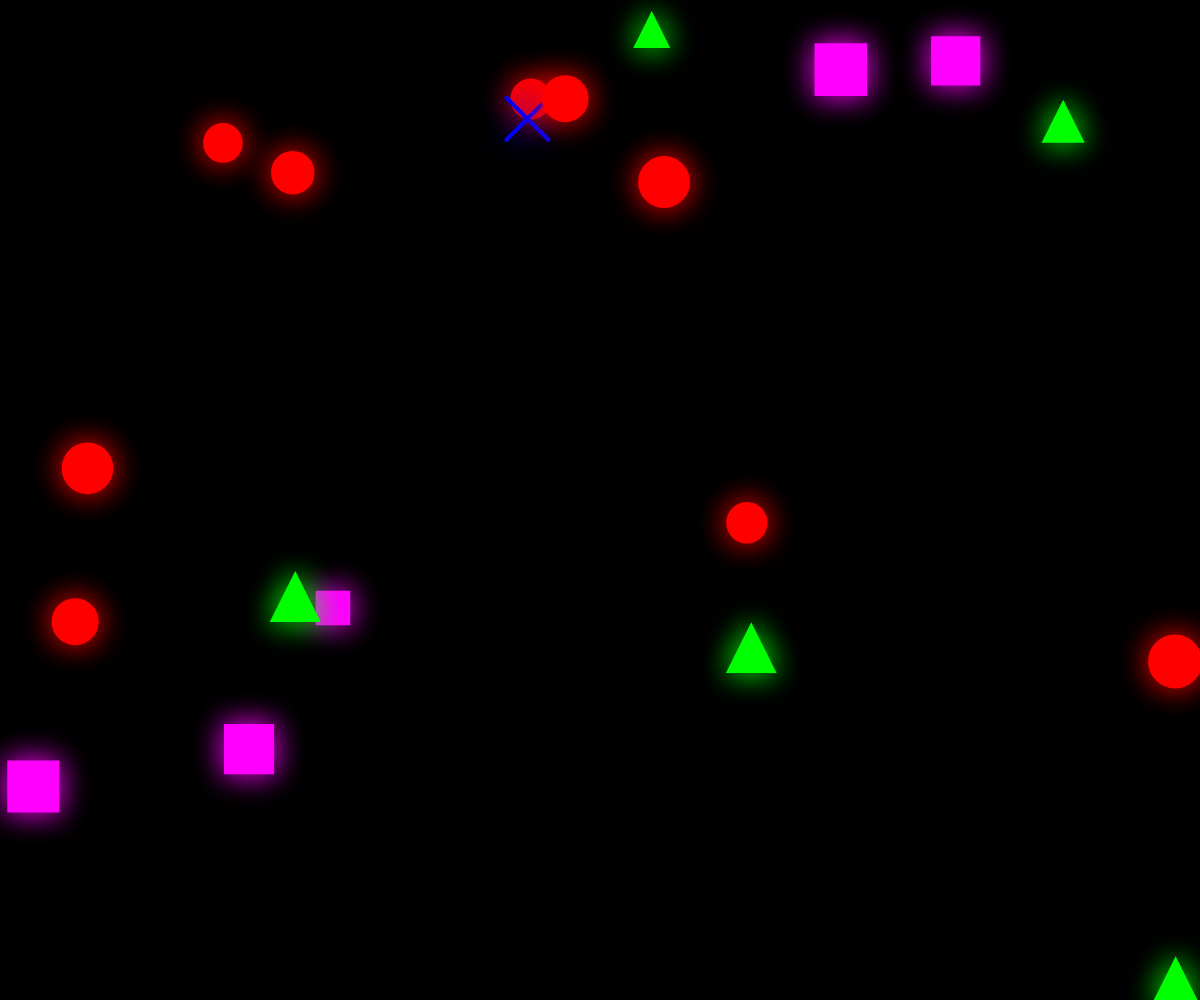
Frame 1 (no input)
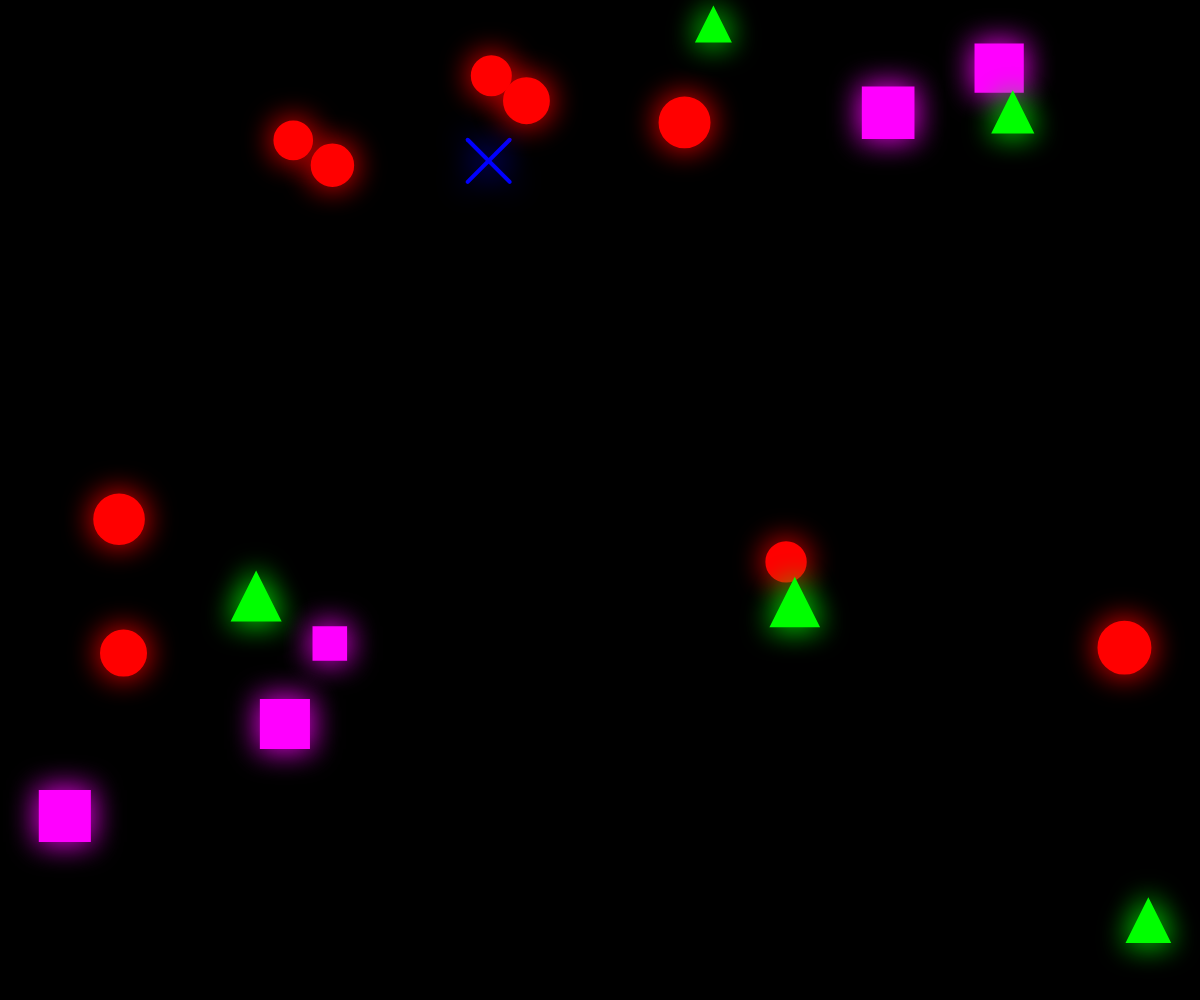
Frame 60 (no input)
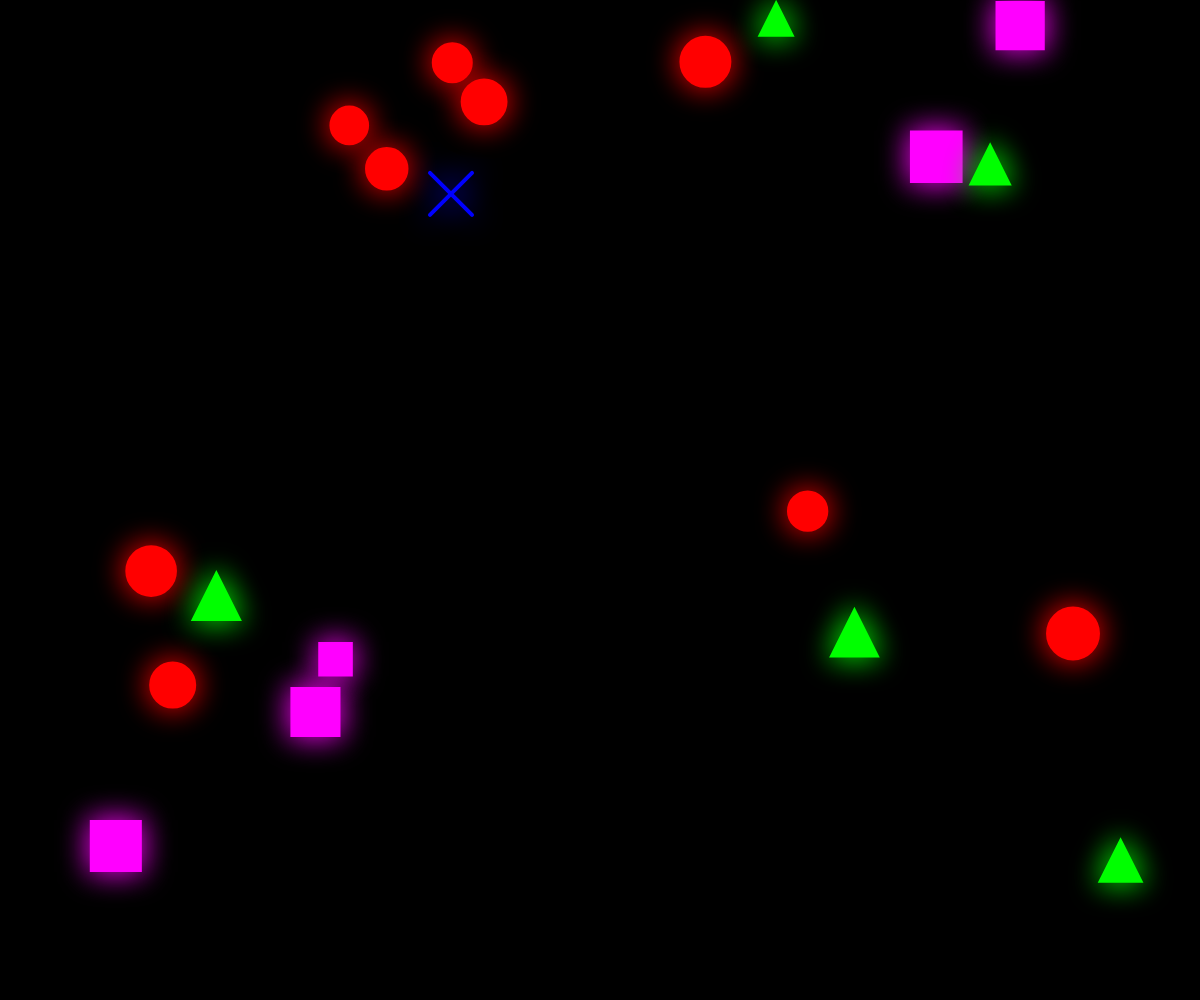
Frame 120 (the mouse pressed at the canvas centre since frame 60)

The p5.js sketch that drew these frames (run headless with seeded random() and noise() and a simulated clock; from frame 60 on, the mouse is pressed at the canvas centre):

// p5.js sketch
// ── sketch.js
let shapes = [];
let numShapes = 20;

function setup() {
  createCanvas(windowWidth, windowHeight);

  // Initialize shapes
  for (let i = 0; i < numShapes; i++) {
    let types = ['triangle', 'circle', 'square', 'x'];
    let type = random(types);
    shapes.push(new Shape(random(width), random(height), type));
  }
}

function draw() {
  background(0); // solid black background

  for (let shape of shapes) {
    shape.update();
    shape.checkWallCollision();
    shape.checkCursorCollision(mouseX, mouseY);
    shape.display();
  }

  // Check collisions between all pairs after updating positions
  for (let i = 0; i < shapes.length; i++) {
    for (let j = i + 1; j < shapes.length; j++) {
      resolveCollision(shapes[i], shapes[j]);
    }
  }
}

class Shape {
  constructor(x, y, type) {
    this.pos = createVector(x, y);
    this.vel = p5.Vector.random2D().mult(random(0.5, 1.2));
    this.type = type;
    this.size = random(30, 50);
    this.color = this.getColorByType(type);
    this.mass = this.size * 0.5; // mass proportional to size
  }

  getColorByType(type) {
    switch (type) {
      case 'triangle': return color(0, 255, 0); // green
      case 'circle': return color(255, 0, 0); // red
      case 'square': return color(255, 0, 255); // magenta
      case 'x': return color(0, 0, 255); // blue
    }
  }

  update() {
    this.pos.add(this.vel);
  }

  display() {
    push();
    translate(this.pos.x, this.pos.y);
    stroke(this.color);
    strokeWeight(4);
    fill(this.color);

    // Neon glow
    drawingContext.shadowBlur = 30;
    drawingContext.shadowColor = this.color;

    switch (this.type) {
      case 'triangle':
        triangle(-this.size/2, this.size/2, this.size/2, this.size/2, 0, -this.size/2);
        break;
      case 'circle':
        ellipse(0, 0, this.size);
        break;
      case 'square':
        rectMode(CENTER);
        rect(0, 0, this.size, this.size);
        break;
      case 'x':
        line(-this.size/2, -this.size/2, this.size/2, this.size/2);
        line(-this.size/2, this.size/2, this.size/2, -this.size/2);
        break;
    }
    pop();
  }

  checkWallCollision() {
    if (this.pos.x < this.size/2) {
      this.pos.x = this.size/2;
      this.vel.x *= -1;
    } else if (this.pos.x > width - this.size/2) {
      this.pos.x = width - this.size/2;
      this.vel.x *= -1;
    }

    if (this.pos.y < this.size/2) {
      this.pos.y = this.size/2;
      this.vel.y *= -1;
    } else if (this.pos.y > height - this.size/2) {
      this.pos.y = height - this.size/2;
      this.vel.y *= -1;
    }
  }

  checkCursorCollision(mx, my) {
    let d = dist(this.pos.x, this.pos.y, mx, my);
    if (d < this.size/2 + 15) {
      let angle = atan2(this.pos.y - my, this.pos.x - mx);
      this.vel.x = cos(angle) * 2;
      this.vel.y = sin(angle) * 2;
    }
  }
}

// Elastic collision between two shapes
function resolveCollision(a, b) {
  let distVect = p5.Vector.sub(b.pos, a.pos);
  let distMag = distVect.mag();
  let minDist = (a.size + b.size) / 2;

  if (distMag < minDist) {
    let n = distVect.copy().normalize();
    let relVel = p5.Vector.sub(a.vel, b.vel);
    let speed = relVel.dot(n);

    if (speed < 0) return; // Already moving apart

    let impulse = (2 * speed) / (a.mass + b.mass);
    a.vel.sub(p5.Vector.mult(n, impulse * b.mass));
    b.vel.add(p5.Vector.mult(n, impulse * a.mass));

    // Separate overlapping shapes
    let overlap = (minDist - distMag) / 2;
    a.pos.sub(p5.Vector.mult(n, overlap));
    b.pos.add(p5.Vector.mult(n, overlap));
  }
}

function windowResized() {
  resizeCanvas(windowWidth, windowHeight);
}
